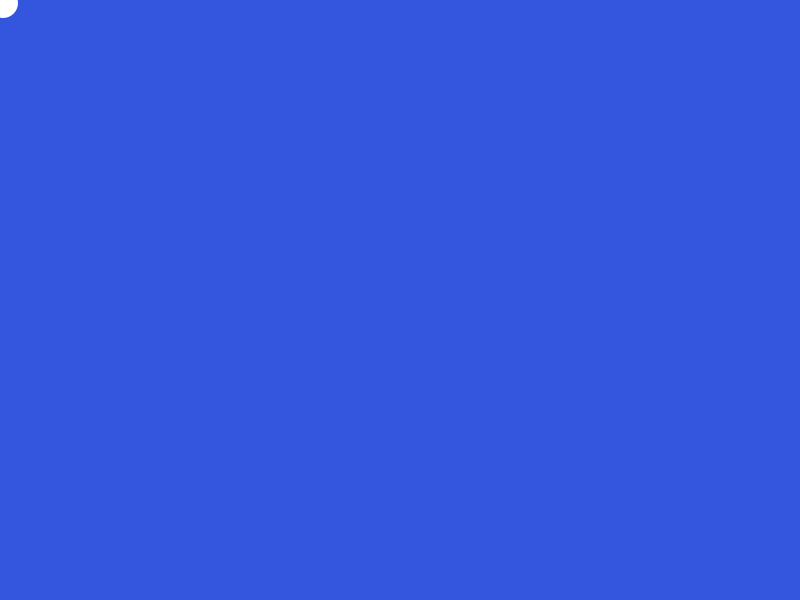
Frame 1 (no input)
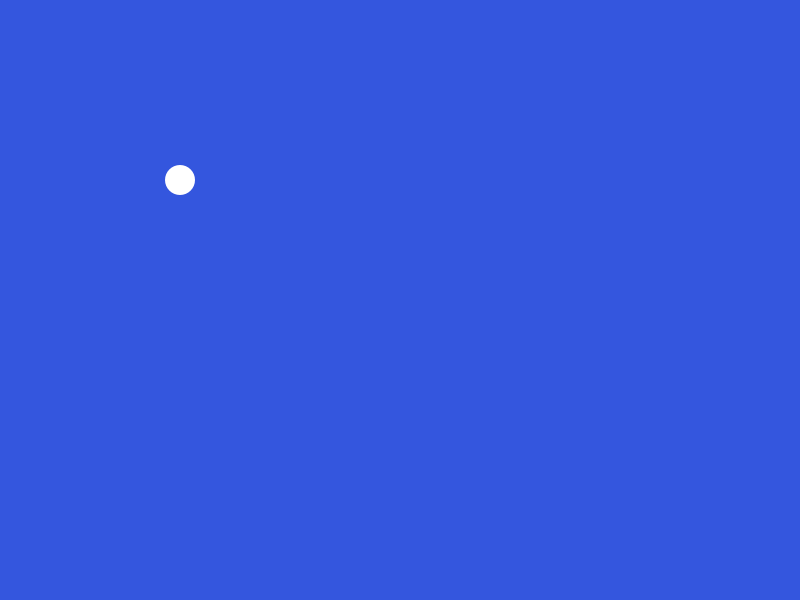
Frame 60 (the mouse pressed at the canvas centre just before this capture)
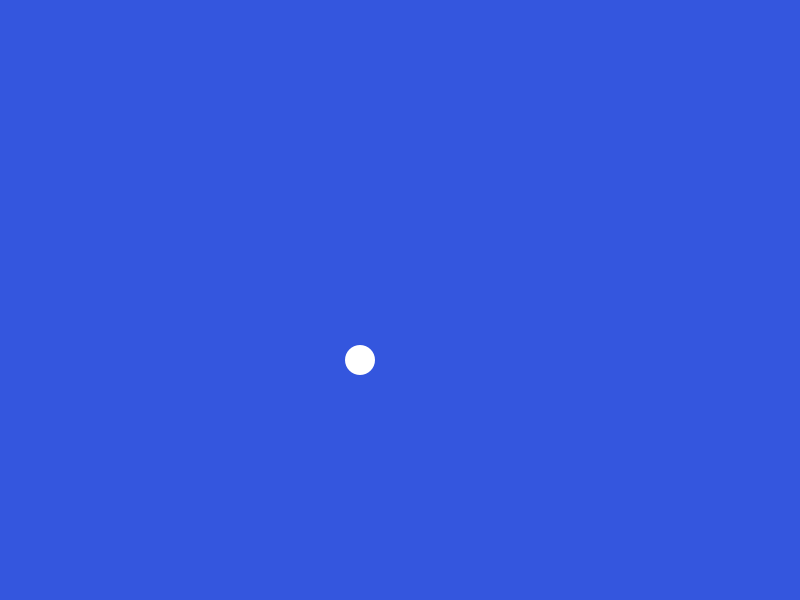
Frame 120 (the mouse held since frame 60 and released just before this capture)

The Processing sketch that drew these frames (run headless with seeded random() and noise(); from frame 60 on, the mouse is pressed at the canvas centre):

// Processing sketch: Ball
// ── Ball.pde
/*
  Bouncy Ball
  context: Processing 
  
  A ball bounces around the screen forever.
  
  created back in the mists of time
  this version 7 Dec 2012
  by Tom Igoe
  
  This example is in the public domain
*/

float hPos = 0;                    // initial horizontal position of the ball
float vPos = 0;                    // initial vertical position of the ball
float hDirection = 3;              // horizontal direction of the ball
float vDirection = 3;              // vertical direction of the ball

void setup() {
  size(800, 600);                   // set the window size to 800x600
  noStroke();                       // no stroke around the things you draw
  frameRate(60);                    // frame rate 60 frames per second
  ellipseMode(CENTER);              // draw circles with center registration point
}

void draw() {
  background (#3456DE);             // background is something bluish
  fill(#FFFFFF);                    // fill color is white

  // in the if statement below, || means "or":
  if (hPos >= width || hPos < 0) {  // if the hPos goes off either side
    hDirection = -hDirection;       // reverse the hDirection
  }
  
  // in the if statement below, || means "or":
  if (vPos >= height || vPos < 0) { // if the vPos goes off either side
    vDirection = -vDirection;       // reverse the vDirection
  }

  hPos = hPos + hDirection;         // move in the hDirection
  vPos = vPos + vDirection;         // move in the vDirection

  ellipse(hPos, vPos, 30, 30);      // draw the actual ball
}
